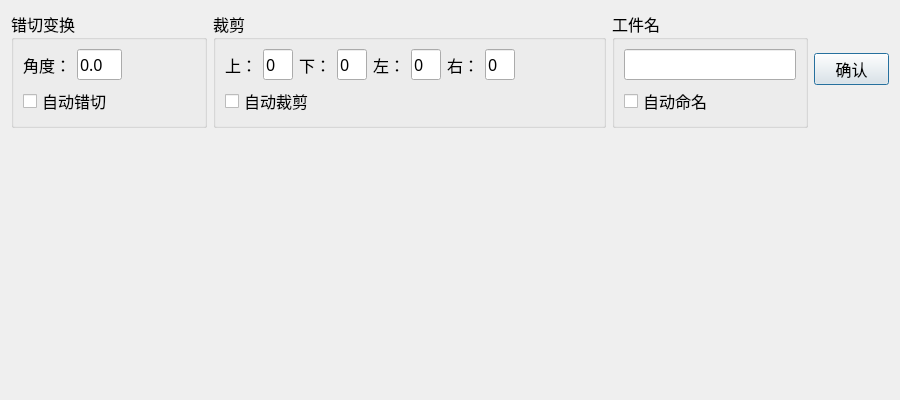
<?xml version="1.0" encoding="UTF-8"?>
<ui version="4.0">
 <class>homo_clip</class>
 <widget class="QDialog" name="homo_clip">
  <property name="geometry">
   <rect>
    <x>0</x>
    <y>0</y>
    <width>900</width>
    <height>400</height>
   </rect>
  </property>
  <property name="windowTitle">
   <string>Dialog</string>
  </property>
  <layout class="QVBoxLayout" name="verticalLayout_3">
   <item>
    <widget class="QWidget" name="widget_8" native="true">
     <property name="sizePolicy">
      <sizepolicy hsizetype="Preferred" vsizetype="Fixed">
       <horstretch>0</horstretch>
       <verstretch>0</verstretch>
      </sizepolicy>
     </property>
     <property name="font">
      <font>
       <family>微软雅黑</family>
       <pointsize>12</pointsize>
      </font>
     </property>
     <layout class="QHBoxLayout" name="horizontalLayout_8">
      <property name="leftMargin">
       <number>0</number>
      </property>
      <property name="topMargin">
       <number>0</number>
      </property>
      <property name="rightMargin">
       <number>0</number>
      </property>
      <property name="bottomMargin">
       <number>0</number>
      </property>
      <item>
       <widget class="QGroupBox" name="groupBox">
        <property name="sizePolicy">
         <sizepolicy hsizetype="Preferred" vsizetype="Preferred">
          <horstretch>1</horstretch>
          <verstretch>0</verstretch>
         </sizepolicy>
        </property>
        <property name="font">
         <font>
          <family>微软雅黑</family>
          <pointsize>12</pointsize>
         </font>
        </property>
        <property name="title">
         <string>错切变换</string>
        </property>
        <layout class="QVBoxLayout" name="verticalLayout">
         <item>
          <widget class="QWidget" name="widget" native="true">
           <property name="font">
            <font>
             <family>微软雅黑</family>
             <pointsize>12</pointsize>
            </font>
           </property>
           <layout class="QHBoxLayout" name="horizontalLayout">
            <property name="leftMargin">
             <number>0</number>
            </property>
            <property name="topMargin">
             <number>0</number>
            </property>
            <property name="rightMargin">
             <number>0</number>
            </property>
            <property name="bottomMargin">
             <number>0</number>
            </property>
            <item>
             <widget class="QLabel" name="label">
              <property name="font">
               <font>
                <family>微软雅黑</family>
                <pointsize>12</pointsize>
               </font>
              </property>
              <property name="text">
               <string>角度：</string>
              </property>
             </widget>
            </item>
            <item>
             <widget class="QLineEdit" name="degree">
              <property name="sizePolicy">
               <sizepolicy hsizetype="Maximum" vsizetype="Fixed">
                <horstretch>0</horstretch>
                <verstretch>0</verstretch>
               </sizepolicy>
              </property>
              <property name="maximumSize">
               <size>
                <width>45</width>
                <height>16777215</height>
               </size>
              </property>
              <property name="font">
               <font>
                <family>微软雅黑</family>
                <pointsize>12</pointsize>
               </font>
              </property>
              <property name="text">
               <string>0.0</string>
              </property>
             </widget>
            </item>
            <item>
             <spacer name="horizontalSpacer">
              <property name="font">
               <font>
                <family>微软雅黑</family>
                <pointsize>12</pointsize>
               </font>
              </property>
              <property name="orientation">
               <enum>Qt::Horizontal</enum>
              </property>
              <property name="sizeHint" stdset="0">
               <size>
                <width>40</width>
                <height>20</height>
               </size>
              </property>
             </spacer>
            </item>
           </layout>
          </widget>
         </item>
         <item>
          <widget class="QCheckBox" name="autohomo">
           <property name="font">
            <font>
             <family>微软雅黑</family>
             <pointsize>12</pointsize>
            </font>
           </property>
           <property name="text">
            <string>自动错切</string>
           </property>
          </widget>
         </item>
        </layout>
       </widget>
      </item>
      <item>
       <widget class="QGroupBox" name="groupBox_2">
        <property name="sizePolicy">
         <sizepolicy hsizetype="Preferred" vsizetype="Preferred">
          <horstretch>2</horstretch>
          <verstretch>0</verstretch>
         </sizepolicy>
        </property>
        <property name="font">
         <font>
          <family>微软雅黑</family>
          <pointsize>12</pointsize>
         </font>
        </property>
        <property name="title">
         <string>裁剪</string>
        </property>
        <layout class="QVBoxLayout" name="verticalLayout_2">
         <item>
          <widget class="QWidget" name="widget_6" native="true">
           <property name="sizePolicy">
            <sizepolicy hsizetype="Preferred" vsizetype="Preferred">
             <horstretch>0</horstretch>
             <verstretch>0</verstretch>
            </sizepolicy>
           </property>
           <property name="font">
            <font>
             <family>微软雅黑</family>
             <pointsize>12</pointsize>
            </font>
           </property>
           <layout class="QHBoxLayout" name="horizontalLayout_7">
            <property name="leftMargin">
             <number>0</number>
            </property>
            <property name="topMargin">
             <number>0</number>
            </property>
            <property name="rightMargin">
             <number>0</number>
            </property>
            <property name="bottomMargin">
             <number>0</number>
            </property>
            <item>
             <widget class="QWidget" name="widget_2" native="true">
              <property name="font">
               <font>
                <family>微软雅黑</family>
                <pointsize>12</pointsize>
               </font>
              </property>
              <layout class="QHBoxLayout" name="horizontalLayout_2">
               <property name="leftMargin">
                <number>0</number>
               </property>
               <property name="topMargin">
                <number>0</number>
               </property>
               <property name="rightMargin">
                <number>0</number>
               </property>
               <property name="bottomMargin">
                <number>0</number>
               </property>
               <item>
                <widget class="QLabel" name="label_2">
                 <property name="font">
                  <font>
                   <family>微软雅黑</family>
                   <pointsize>12</pointsize>
                  </font>
                 </property>
                 <property name="text">
                  <string>上：</string>
                 </property>
                </widget>
               </item>
               <item>
                <widget class="QLineEdit" name="top">
                 <property name="sizePolicy">
                  <sizepolicy hsizetype="Maximum" vsizetype="Fixed">
                   <horstretch>0</horstretch>
                   <verstretch>0</verstretch>
                  </sizepolicy>
                 </property>
                 <property name="maximumSize">
                  <size>
                   <width>30</width>
                   <height>16777215</height>
                  </size>
                 </property>
                 <property name="font">
                  <font>
                   <family>微软雅黑</family>
                   <pointsize>12</pointsize>
                  </font>
                 </property>
                 <property name="text">
                  <string>0</string>
                 </property>
                </widget>
               </item>
              </layout>
             </widget>
            </item>
            <item>
             <widget class="QWidget" name="widget_3" native="true">
              <property name="font">
               <font>
                <family>微软雅黑</family>
                <pointsize>12</pointsize>
               </font>
              </property>
              <layout class="QHBoxLayout" name="horizontalLayout_3">
               <property name="leftMargin">
                <number>0</number>
               </property>
               <property name="topMargin">
                <number>0</number>
               </property>
               <property name="rightMargin">
                <number>0</number>
               </property>
               <property name="bottomMargin">
                <number>0</number>
               </property>
               <item>
                <widget class="QLabel" name="label_3">
                 <property name="font">
                  <font>
                   <family>微软雅黑</family>
                   <pointsize>12</pointsize>
                  </font>
                 </property>
                 <property name="text">
                  <string>下：</string>
                 </property>
                </widget>
               </item>
               <item>
                <widget class="QLineEdit" name="bottom">
                 <property name="sizePolicy">
                  <sizepolicy hsizetype="Maximum" vsizetype="Fixed">
                   <horstretch>0</horstretch>
                   <verstretch>0</verstretch>
                  </sizepolicy>
                 </property>
                 <property name="maximumSize">
                  <size>
                   <width>30</width>
                   <height>16777215</height>
                  </size>
                 </property>
                 <property name="font">
                  <font>
                   <family>微软雅黑</family>
                   <pointsize>12</pointsize>
                  </font>
                 </property>
                 <property name="text">
                  <string>0</string>
                 </property>
                </widget>
               </item>
              </layout>
             </widget>
            </item>
            <item>
             <widget class="QWidget" name="widget_4" native="true">
              <property name="font">
               <font>
                <family>微软雅黑</family>
                <pointsize>12</pointsize>
               </font>
              </property>
              <layout class="QHBoxLayout" name="horizontalLayout_4">
               <property name="leftMargin">
                <number>0</number>
               </property>
               <property name="topMargin">
                <number>0</number>
               </property>
               <property name="rightMargin">
                <number>0</number>
               </property>
               <property name="bottomMargin">
                <number>0</number>
               </property>
               <item>
                <widget class="QLabel" name="label_4">
                 <property name="font">
                  <font>
                   <family>微软雅黑</family>
                   <pointsize>12</pointsize>
                  </font>
                 </property>
                 <property name="text">
                  <string>左：</string>
                 </property>
                </widget>
               </item>
               <item>
                <widget class="QLineEdit" name="left">
                 <property name="sizePolicy">
                  <sizepolicy hsizetype="Maximum" vsizetype="Fixed">
                   <horstretch>0</horstretch>
                   <verstretch>0</verstretch>
                  </sizepolicy>
                 </property>
                 <property name="maximumSize">
                  <size>
                   <width>30</width>
                   <height>16777215</height>
                  </size>
                 </property>
                 <property name="font">
                  <font>
                   <family>微软雅黑</family>
                   <pointsize>12</pointsize>
                  </font>
                 </property>
                 <property name="text">
                  <string>0</string>
                 </property>
                </widget>
               </item>
              </layout>
             </widget>
            </item>
            <item>
             <widget class="QWidget" name="widget_5" native="true">
              <property name="font">
               <font>
                <family>微软雅黑</family>
                <pointsize>12</pointsize>
               </font>
              </property>
              <layout class="QHBoxLayout" name="horizontalLayout_6">
               <property name="leftMargin">
                <number>0</number>
               </property>
               <property name="topMargin">
                <number>0</number>
               </property>
               <property name="rightMargin">
                <number>0</number>
               </property>
               <property name="bottomMargin">
                <number>0</number>
               </property>
               <item>
                <widget class="QLabel" name="label_6">
                 <property name="font">
                  <font>
                   <family>微软雅黑</family>
                   <pointsize>12</pointsize>
                  </font>
                 </property>
                 <property name="text">
                  <string>右：</string>
                 </property>
                </widget>
               </item>
               <item>
                <widget class="QLineEdit" name="right">
                 <property name="sizePolicy">
                  <sizepolicy hsizetype="Maximum" vsizetype="Fixed">
                   <horstretch>0</horstretch>
                   <verstretch>0</verstretch>
                  </sizepolicy>
                 </property>
                 <property name="maximumSize">
                  <size>
                   <width>30</width>
                   <height>16777215</height>
                  </size>
                 </property>
                 <property name="font">
                  <font>
                   <family>微软雅黑</family>
                   <pointsize>12</pointsize>
                  </font>
                 </property>
                 <property name="text">
                  <string>0</string>
                 </property>
                </widget>
               </item>
               <item>
                <spacer name="horizontalSpacer_2">
                 <property name="font">
                  <font>
                   <family>微软雅黑</family>
                   <pointsize>12</pointsize>
                  </font>
                 </property>
                 <property name="orientation">
                  <enum>Qt::Horizontal</enum>
                 </property>
                 <property name="sizeType">
                  <enum>QSizePolicy::Expanding</enum>
                 </property>
                 <property name="sizeHint" stdset="0">
                  <size>
                   <width>40</width>
                   <height>20</height>
                  </size>
                 </property>
                </spacer>
               </item>
              </layout>
             </widget>
            </item>
           </layout>
          </widget>
         </item>
         <item>
          <widget class="QCheckBox" name="autoclip">
           <property name="font">
            <font>
             <family>微软雅黑</family>
             <pointsize>12</pointsize>
            </font>
           </property>
           <property name="text">
            <string>自动裁剪</string>
           </property>
          </widget>
         </item>
        </layout>
        <zorder>autoclip</zorder>
        <zorder>widget_6</zorder>
       </widget>
      </item>
      <item>
       <widget class="QGroupBox" name="groupBox_3">
        <property name="sizePolicy">
         <sizepolicy hsizetype="Preferred" vsizetype="Preferred">
          <horstretch>1</horstretch>
          <verstretch>0</verstretch>
         </sizepolicy>
        </property>
        <property name="title">
         <string>工件名</string>
        </property>
        <layout class="QVBoxLayout" name="verticalLayout_4">
         <item>
          <widget class="QLineEdit" name="clipname">
           <property name="sizePolicy">
            <sizepolicy hsizetype="Preferred" vsizetype="Fixed">
             <horstretch>0</horstretch>
             <verstretch>0</verstretch>
            </sizepolicy>
           </property>
          </widget>
         </item>
         <item>
          <widget class="QCheckBox" name="autoname">
           <property name="text">
            <string>自动命名</string>
           </property>
          </widget>
         </item>
        </layout>
       </widget>
      </item>
      <item>
       <widget class="QPushButton" name="ok">
        <property name="sizePolicy">
         <sizepolicy hsizetype="Maximum" vsizetype="Fixed">
          <horstretch>0</horstretch>
          <verstretch>0</verstretch>
         </sizepolicy>
        </property>
        <property name="maximumSize">
         <size>
          <width>75</width>
          <height>16777215</height>
         </size>
        </property>
        <property name="font">
         <font>
          <family>微软雅黑</family>
          <pointsize>12</pointsize>
         </font>
        </property>
        <property name="text">
         <string>确认</string>
        </property>
       </widget>
      </item>
     </layout>
    </widget>
   </item>
   <item>
    <widget class="QWidget" name="imgw" native="true">
     <property name="font">
      <font>
       <family>微软雅黑</family>
       <pointsize>12</pointsize>
      </font>
     </property>
     <layout class="QGridLayout" name="gridLayout">
      <property name="leftMargin">
       <number>0</number>
      </property>
      <property name="topMargin">
       <number>0</number>
      </property>
      <property name="rightMargin">
       <number>0</number>
      </property>
      <property name="bottomMargin">
       <number>0</number>
      </property>
      <item row="0" column="0">
       <widget class="QLabel" name="showimage">
        <property name="font">
         <font>
          <family>微软雅黑</family>
          <pointsize>12</pointsize>
         </font>
        </property>
        <property name="text">
         <string/>
        </property>
        <property name="alignment">
         <set>Qt::AlignCenter</set>
        </property>
       </widget>
      </item>
     </layout>
    </widget>
   </item>
  </layout>
  <zorder>imgw</zorder>
  <zorder>widget_8</zorder>
 </widget>
 <resources/>
 <connections/>
</ui>
